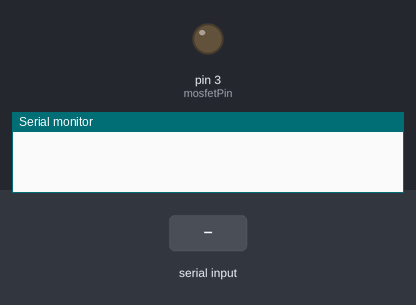
Recording of a sketch running on a simulated Arduino Uno, built with avr-gcc and run on an emulated ATmega328P. On the bench: output pins drawn as LEDs (lit = HIGH), the last lines printed to the serial monitor. The inputs (shaded band) are chosen by the test bench.

Above: at 1.2 s.
1.3 s: "TR" received over Serial
At 2.46 s:
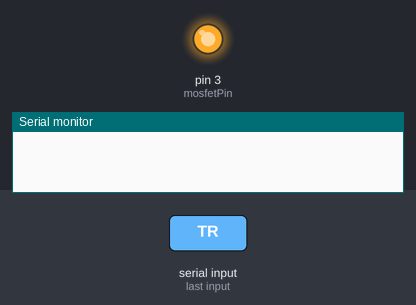
4.1 s: "ST" received over Serial
At 6.6 s:
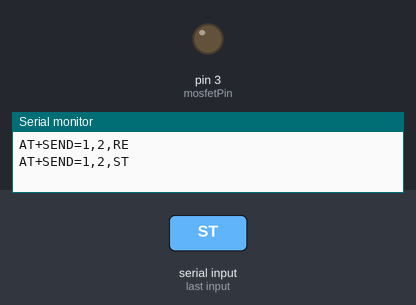
Timing chart, 0 to 8.1 s (numbered marks = the images above; inputs shaded):
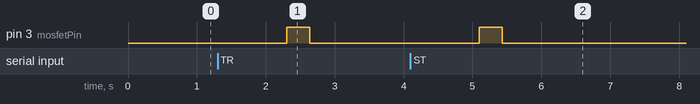

Measured:
- after the input at 1.3 s, pin 3 (mosfetPin): LOW → HIGH after 1.0 s, → LOW 0.33 s later
- after the input at 4.1 s, pin 3 (mosfetPin): LOW → HIGH after 1.0 s, → LOW 0.33 s later

The sketch:

Camera_Record_Recieving_Code.ino
```cpp
const int mosfetPin = 3; // The MOSFET is connected to digital pin 3

void setup() {
  // Initialize the MOSFET pin as an output
  pinMode(mosfetPin, OUTPUT);
  // Begin serial communication at a baud rate of 9600
  Serial.begin(9600);
}

void loop() {
  // Check if there's any data available on the serial port
  if (Serial.available() > 0) {
    // Read the incoming data as a string
    String receivedData = Serial.readString();

    // Check if the received data contains the characters "TR"
    if (receivedData.indexOf("TR") >= 0) {
      // Turn the MOSFET (and solenoid) on
      digitalWrite(mosfetPin, HIGH);
      delay(333); // Wait for 1/3 of a second (333 milliseconds)
      // Turn the MOSFET (and solenoid) off
      digitalWrite(mosfetPin, LOW);

      // Send the response to indicate the machine is in "record" mode
      Serial.println("AT+SEND=1,2,RE");
    }

    // Check if the received data contains the characters "ST"
    else if (receivedData.indexOf("ST") >= 0) {
      // Turn the MOSFET (and solenoid) on
      digitalWrite(mosfetPin, HIGH);
      delay(333); // Wait for 1/3 of a second (333 milliseconds)
      // Turn the MOSFET (and solenoid) off
      digitalWrite(mosfetPin, LOW);

      // Send the response to indicate the machine is in "stop" mode
      Serial.println("AT+SEND=1,2,ST");
    }
  }
}
```
